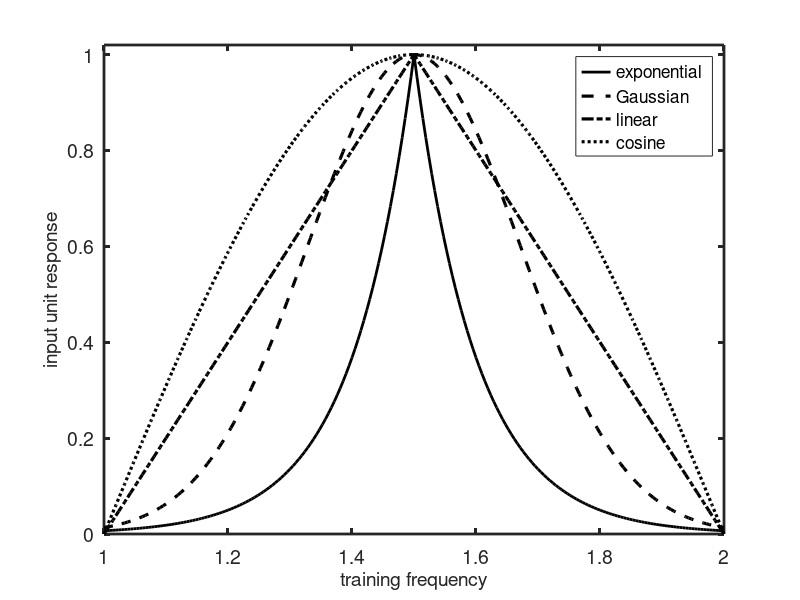
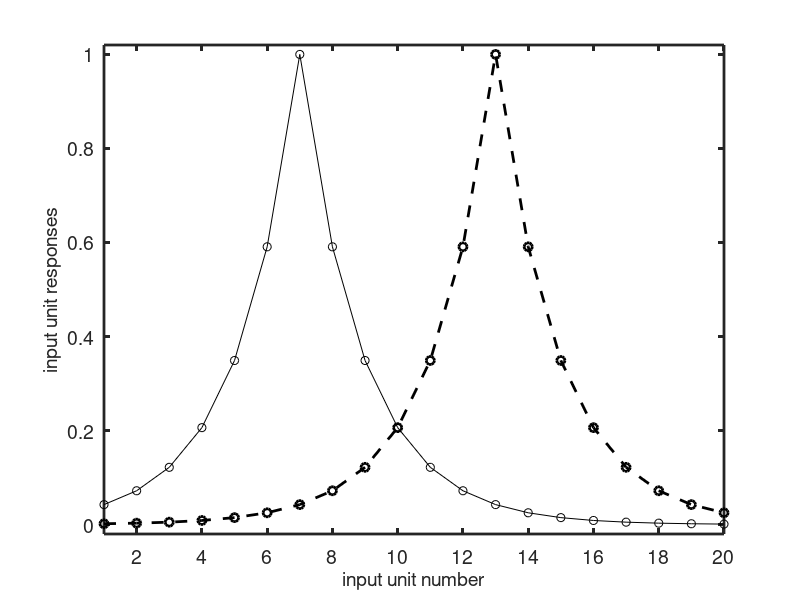

These figures' MATLAB source, in order:
% tuningCurves.m
% this script makes the tuning curve figure

cf=linspace(1,2,211); 
tf=1.5; 
xexp=exp(-abs(cf-tf)/0.1); 
xgauss=exp((((cf-tf)/0.17).^2)*(-0.5));
theta=(cf-tf)*((pi/2)/0.5);
xcos=cos(theta);
xlin=abs(abs(cf-tf)-(0.5))*2;

cfIn=linspace(1,2,20); 
In1=exp(-abs(cfIn-cfIn(7))/0.1); 
In2=exp(-abs(cfIn-cfIn(13))/0.1); 
InUnits=1:20;


clf
figure(1)
plot(cf,xexp,'k','linewidth',2)
hold
plot(cf,xgauss,'k--','linewidth',2.3)
plot(cf,xlin,'k-.','linewidth',2.3)
plot(cf,xcos,'k:','linewidth',2.3)
hold
legend('exponential','Gaussian','linear','cosine')
axis([1 2 0 1.02])
set(gca,'fontsize',14)
set(gca,'linewidth',2)
xlabel('training frequency','fontsize',14)
ylabel('input unit response','fontsize',14)

figure(2)
plot(InUnits,In1,'ko-',InUnits,In2,'ko--','linewidth',2)
axis([1 20 -0.02 1.02])
set(gca,'xtick',[2 4 6 8 10 12 14 16 18 20])
set(gca,'fontsize',14)
set(gca,'linewidth',2)
xlabel('input unit number','fontsize',14)
ylabel('input unit responses','fontsize',14)



return
plot(tf,Out,'k','linewidth',2)
axis square
axis([1 2 0.25 3])
set(gca,'xtick',[1 1.25 1.5 1.75 2])
set(gca,'fontsize',14)
set(gca,'linewidth',2)
xlabel('test frequency','fontsize',14)
ylabel('output responses','fontsize',14)
